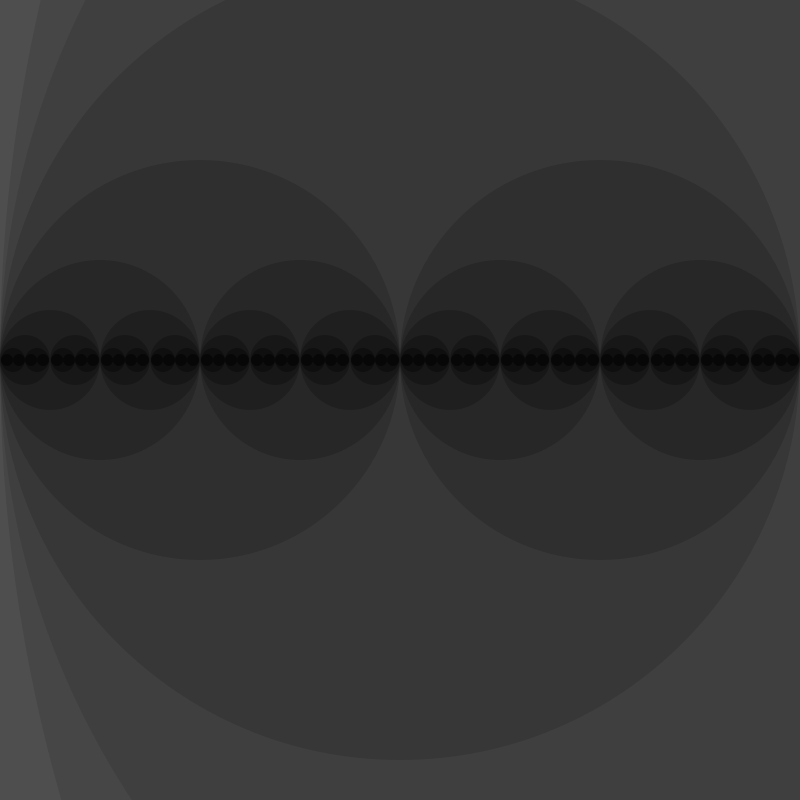
Frame 1 (no input)
Frame 60 (the mouse pressed at the canvas centre just before this capture): identical to frame 1, image omitted
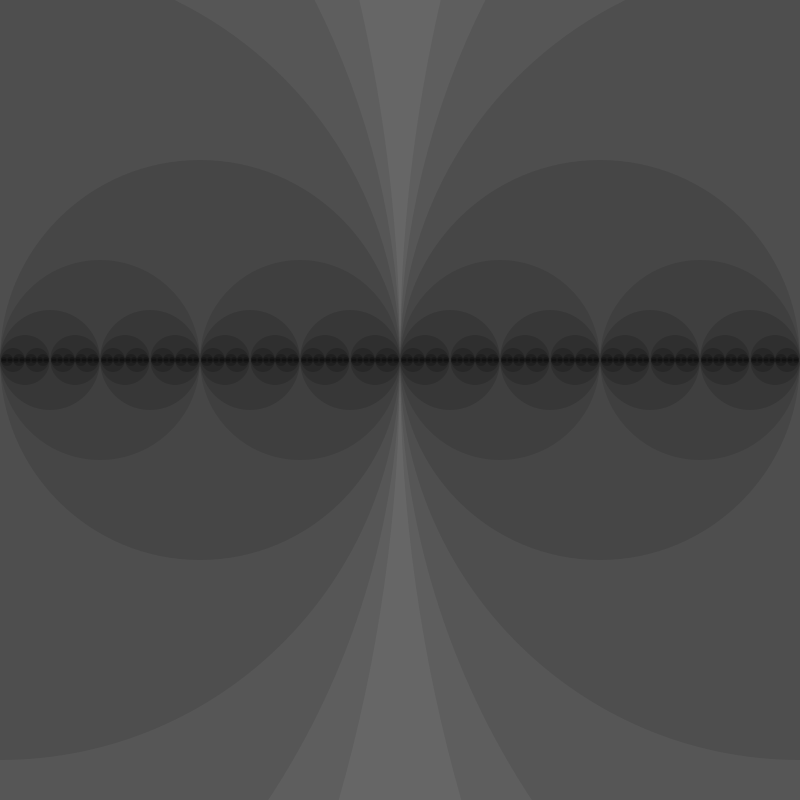
Frame 120 (the mouse held since frame 60 and released just before this capture)

The Processing sketch that drew these frames (run headless with seeded random() and noise(); from frame 60 on, the mouse is pressed at the canvas centre):

// Processing sketch: processing_52660
// ── processing_52660.pde

void setup() {
  size(800, 800);
  noStroke();
  smooth();
}

void draw() {   
  drawCircle(mouseX, 3200, 10 + mouseY/111);
}

void drawCircle(int x, int radius, int level) {                    
  float PEP = 126 * level/16.0;

  fill(PEP);
  ellipse(x, 360, radius*2, radius*2);      
  if (level > 1) {
    level = level - 1;
    drawCircle(x - radius/2, radius/2, level);
    drawCircle(x + radius/2, radius/2, level);
  }
}
